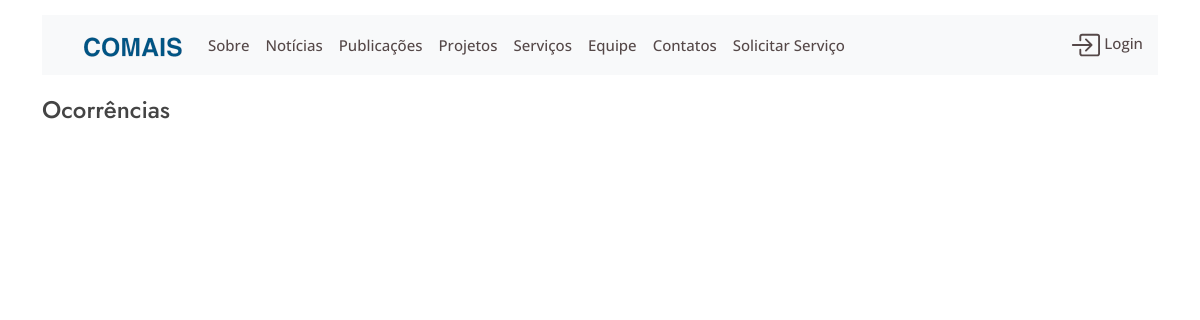
The app's page /ocorrencias, older data.
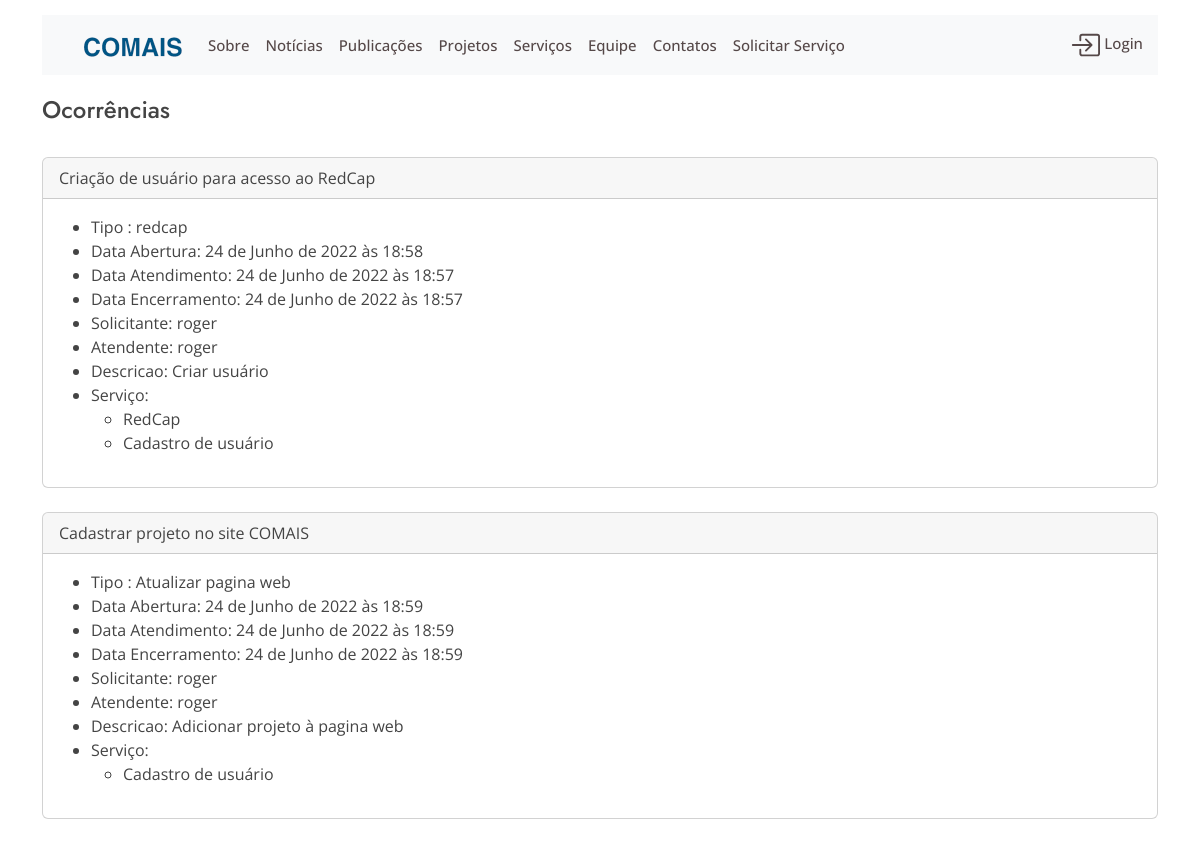
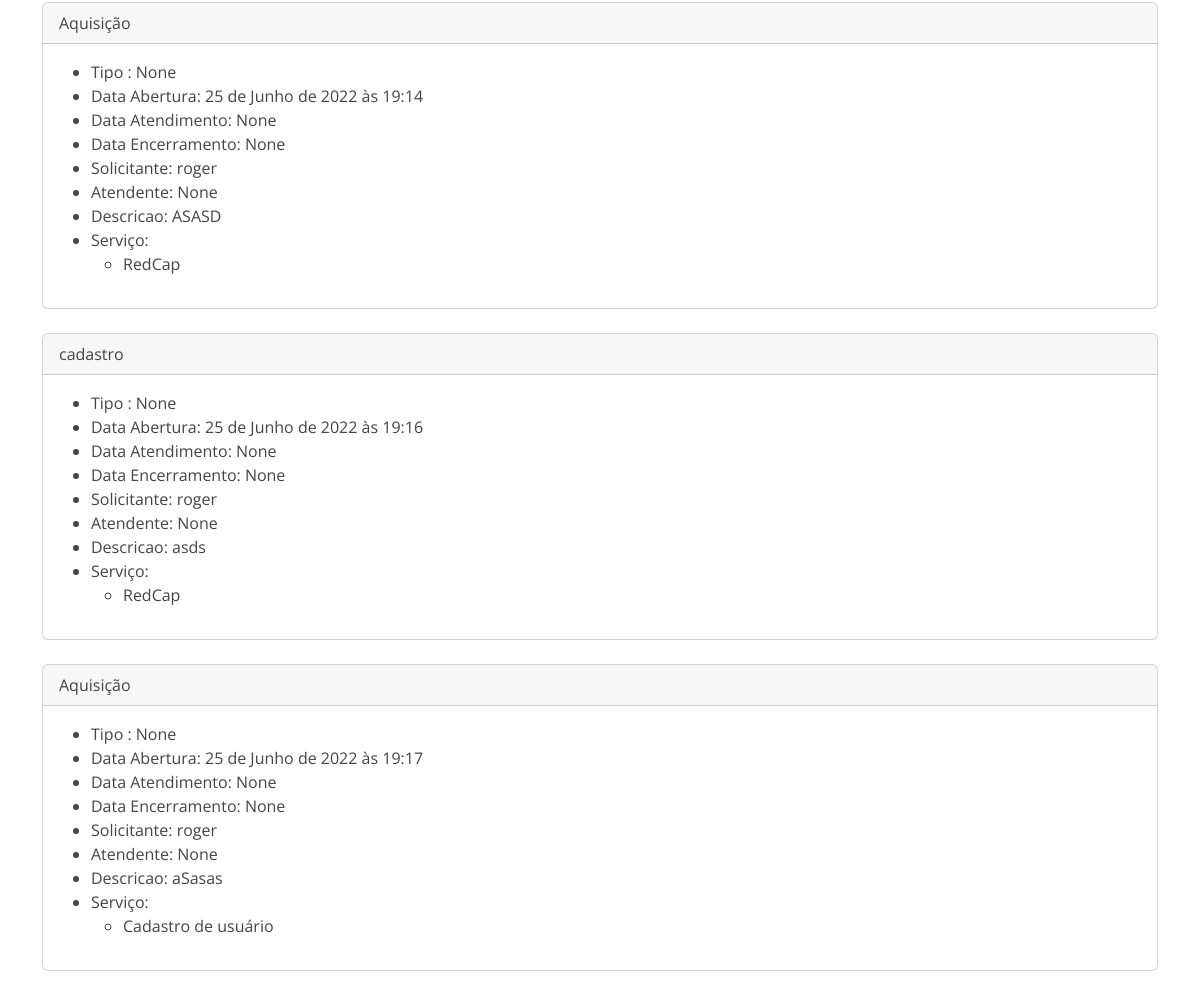
The same page, newer data (2 pictures, top to bottom).
### website/models.py (models this page shows, shortened)
class Ocorrencia(models.Model):
    solicitacao = models.CharField("Solicitação", max_length=120)
    tipo = models.CharField('Tipo da Solicitação ',max_length=100, blank=True, null=True)
    data_abertura = models.DateTimeField('Data da Abertura', auto_now_add=True)
    data_atendimento = models.DateTimeField('Data do Atendimento',  null=True, blank=True)
    data_encerramento = models.DateTimeField('Data do Encerramento',  null=True, blank=True )
    descricao = models.TextField('Descrição',blank=True, null=True)
    solicitante = models.ForeignKey(User, blank=True,null=True, on_delete=models.SET_NULL, related_name="solicitante")
    servico = models.ManyToManyField(Servico )
    atendente = models.ForeignKey(User,blank=True, null=True, on_delete=models.SET_NULL, related_name='atendente')

class Servico(models.Model):
    nome = models.CharField(max_length=100)
    descricao = models.TextField()
    prioridade = models.IntegerField()

### website/views.py (the view)
# urls.py: path('ocorrencias', views.ocorrencias, name='ocorrencias'),
def ocorrencias(request):
    ocorrencias = Ocorrencia.objects.all()
    return render(request,'ocorrencias_list.html', {'ocorrencias':ocorrencias})

### website/templates/ocorrencias_list.html (shortened to what this page needs)
{% extends 'base2.html'%}
{% block content %}
<h4 class= "page-title">
    Ocorrências
</h4>
{% for ocorrencia in ocorrencias  %}
<div class="card">
    <div class="card-header">
        {{ocorrencia.solicitacao}}
    </div>
    <div class="card-body">
            <ul>
                    <li>Tipo : {{ocorrencia.tipo}} </li>
                    <li>Data Abertura: {{ocorrencia.data_abertura}} </li>
                    <li>Data Atendimento: {{ocorrencia.data_atendimento}}</li>
                    <li>Data Encerramento: {{ocorrencia.data_encerramento}}</li>
                    <li>Solicitante: {{ocorrencia.solicitante}}</li>
                    <li>Atendente: {{ocorrencia.atendente}}</li>
                    <li>Descricao: {{ocorrencia.descricao}}</li>
                    <li>
                        Serviço:
                        <ul>
                        {% for servico in ocorrencia.servico.all %}
                            <li>{{servico.nome}}   </br></li>
                        {% endfor%}
                        </ul>
                    </li>
                </ul>
        </div>
    </div>
    {% endfor %}
{% endblock %}

### website/templates/base2.html (shortened to what this page needs)
{% load static %}
<!doctype html>
<html lang="pt">
    <head>
        <link href="https://cdn.jsdelivr.net/npm/bootstrap@5.2.1/dist/css/bootstrap.min.css" rel="stylesheet">
      <link href={% static "website\vendor\aos\aos.css" %} rel="stylesheet">
      <link href={% static "website\vendor\boxicons\css\boxicons.min.css" %} rel="stylesheet">
      <link href={% static "website\vendor\glightbox\css\glightbox.min.css" %} rel="stylesheet">
      <link href={% static "website\vendor\remixicon\remixicon.css" %} rel="stylesheet">
       <link href ='https://cdnjs.cloudflare.com/ajax/libs/Swiper/8.3.2/swiper-bundle.css' rel="stylesheet">
       <link rel="stylesheet" href="https://cdn.jsdelivr.net/npm/bootstrap-icons@1.9.1/font/bootstrap-icons.css">
      <link href={% static "website\css\style.css"%} rel="stylesheet">
  </head>
  <body>
    <header id="header" class="fixed-top ">
      <div class="container ">
        {% include 'navbar.html' %}
      </div>
    </header>
    <br/>
    <br/>
    <br/>
    <br/>
    <div class="container">
      <div class="row">
        <div >
          {% block content %}
          {% endblock  %}
        </div>
      </div>
  </body>
</html>

### website/templates/navbar.html (shortened to what this page needs)
{% load static %}
  <nav class="navbar navbar-expand-lg navbar-light  bg-light" id="navbar">
    <div class="container-fluid" id="container_menu">
        <a class="navbar-brand" href="/#hero">
          <img src={%static 'website\img\logoNavbar_l.png' %} width="100" height="40" >
        </a>
        <div class="collapse navbar-collapse" id="navMenu">
          <ul class="navbar-nav me-auto my-2 my-lg-0 navbar-nav-scroll" style="--bs-scroll-height: 100px;">
            <li class="nav-item">
              <a class="nav-link " aria-current="page" href="/#about">Sobre</a>
            </li>
            <li class="nav-item">
              <a class="nav-link " aria-current="page" href="/#why-us">Notícias</a>
            </li>
            <li class="nav-item">
              <a class="nav-link " aria-current="page" href="/#publicacoes">Publicações</a>
            </li>
            <li class="nav-item">
              <a class="nav-link " aria-current="page" href="/#portfolio">Projetos</a>
            </li>
            <li class="nav-item">
              <a class="nav-link " aria-current="page" href="/#services">Serviços</a>
            </li>
            <li class="nav-item">
              <a class="nav-link " aria-current="page" href="/#team">Equipe</a>
            </li>
            <li class="nav-item">
              <a class="nav-link" aria-current="page" href="/#contact">Contatos</a>
            </li>
            <li class="nav-item">
              <a class="nav-link " aria-current="page" href="{% url 'registro-ocorrencias' %}">Solicitar Serviço</a>
            </li>
          </ul>
          {% if request.user.is_authenticated %}
          <div class="d-flex nav-item">
                <div class="dropdown">
                    <a class="nav-link dropdown-toggle" href="#" role="button" data-bs-toggle="dropdown" aria-expanded="false">
                          <div >
                              <svg xmlns="http://www.w3.org/2000/svg" width="30" height="30" fill="currentColor" class="bi bi-person" viewBox="0 0 16 16">
                                <path d="M8 8a3 3 0 1 0 0-6 3 3 0 0 0 0 6zm2-3a2 2 0 1 1-4 0 2 2 0 0 1 4 0zm4 8c0 1-1 1-1 1H3s-1 0-1-1 1-4 6-4 6 3 6 4zm-1-.004c-.001-.246-.154-.986-.832-1.664C11.516 10.68 10.289 10 8 10c-2.29 0-3.516.68-4.168 1.332-.678.678-.83 1.418-.832 1.664h10z"></path>
                              </svg>
                          {{ request.user.username }}
                        </div>
                    </a>
                  <ul class="dropdown-menu">
                    <li><a class="dropdown-item text-dark" href="{% url 'logout-user' %}">Logout </a></li>
                    <li> <a class="dropdown-item text-dark" href="{% url 'perfil' %}">Editar Perfil</a></li>
                    {% if request.user.is_superuser %}
                      <li> <a class="dropdown-item text-dark" href="{% url 'register-user' %}">Adicionar Usuário</a></li>
                    {% endif %}
                    <li><hr class="dropdown-divider"></li>
                    <li><a class="dropdown-item text-dark" href="{% url 'gerencia-publicacoes' %}">Publicações</a></li>
                    <li><a class="dropdown-item text-dark" href="{% url 'gerencia-projetos' %}">Projetos</a></li>
                    <li><a class="dropdown-item text-dark" href="{% url 'gerencia-relatorios' %}">Relatórios</a></li>
                  </ul>
                </div>
              </div>
          {% else %}
            <div class="nav-item">
              <a class="nav-link" aria-current="page" href="{% url 'login-user' %}">
                <div style ="padding-right:3px">
                  Login
              </div>
              </a>
            </div>
          {% endif %}
        </div>
    </div>
  </nav>

### website/static/website/css/style.css (style rules this page uses)
body { font-family: "Open Sans", sans-serif; color: #444444; }
a { color: #47b2e4; text-decoration: none; }
h1, h2, h3, h4, h5, h6 { font-family: "Jost", sans-serif; }
#header { transition: all 0.5s; z-index: 997; padding: 15px 0; }
.navbar { padding: 0; }
.navbar ul { margin: 0; padding: 0; display: flex; list-style: none; align-items: center; }
.navbar li { position: relative; }
.navbar a, .navbar a:focus { display: flex; align-items: center; justify-content: space-between; padding: 10px 0 10px 30px; font-size: 15px; font-weight: 500; color: rgb(85, 72, 72); white-space: nowrap; transition: 0.3s; }

Row changes from the older to the newer data that the page shows:
added Ocorrencia: solicitacao "Criação de usuário para acesso ao RedCap", tipo "redcap", data_abertura "24 de Junho de 2022 às 18:58", data_atendimento "24 de Junho de 2022 às 18:57", data_encerramento "24 de Junho de 2022 às 18:57", solicitante "roger", atendente "roger", descricao "Criar usuário"
added Servico: nome "RedCap"
added Servico: nome "Cadastro de usuário"
added Ocorrencia: solicitacao "Cadastrar projeto no site COMAIS", tipo "Atualizar pagina web", data_abertura "24 de Junho de 2022 às 18:59", data_atendimento "24 de Junho de 2022 às 18:59", data_encerramento "24 de Junho de 2022 às 18:59", solicitante "roger", atendente "roger", descricao "Adicionar projeto à pagina web"
added Ocorrencia: solicitacao "Aquisição", tipo "None", data_abertura "25 de Junho de 2022 às 19:14", data_atendimento "None", data_encerramento "None", solicitante "roger", atendente "None", descricao "ASASD"
added Ocorrencia: solicitacao "cadastro", tipo "None", data_abertura "25 de Junho de 2022 às 19:16", data_atendimento "None", data_encerramento "None", solicitante "roger", atendente "None", descricao "asds"
added Ocorrencia: solicitacao "Aquisição", tipo "None", data_abertura "25 de Junho de 2022 às 19:17", data_atendimento "None", data_encerramento "None", solicitante "roger", atendente "None", descricao "aSasas"
